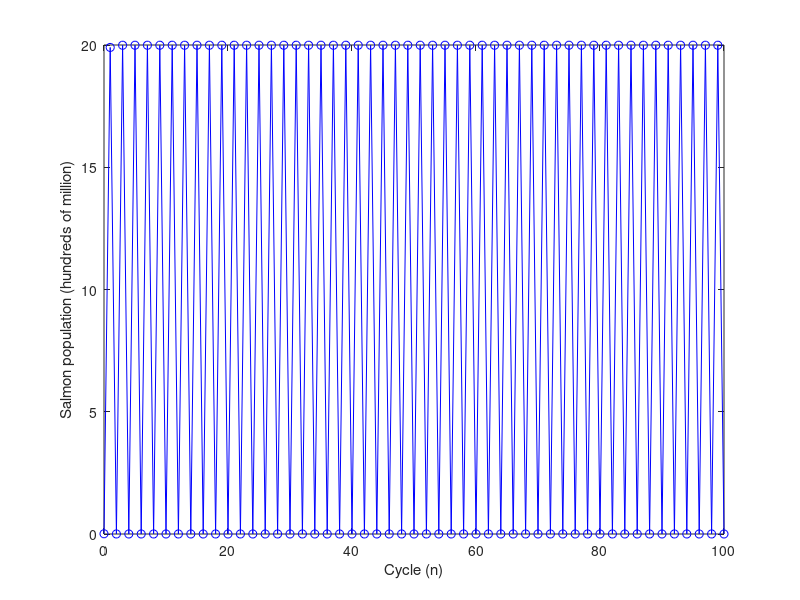

The MATLAB source for this figure: (Note: this script raises an error after producing the figure.)
clear; clc; close all;

alpha = 0.5;

beta = 5;9i
gamma = 4;
% What should the length of a cycle be? Is this variable
t_0 = 0;
t_e = 1;

% Equilibrium calculation
x_star = log(gamma * beta) / alpha * (t_e - t_0)

% Simulation over N cycles

% Initial salmon population of 1 hundred million
x_0 = 0.01;

% N - number of cycles
N = 100;

% Result array - initially all 0
% Set result of cycle n at x(n)
x = zeros(N, 1);

% Init initial result for 1st cycle
x(1) = x_0;

for n=1: N
    x(n+1) = gamma * beta * exp(-alpha * x(n) * (t_e - t_0));
end


% Plot all x_n for range 1:N
figure;
plot(0: N, x, 'bo-');
xlabel("Cycle (n)");
ylabel("Salmon population (hundreds of million)");
title("Salmon population over N=100 cycles " + ...
    "(alpha = %.2f, beta = %.2f, gamma = %.2f", alpha, beta, gamma);
